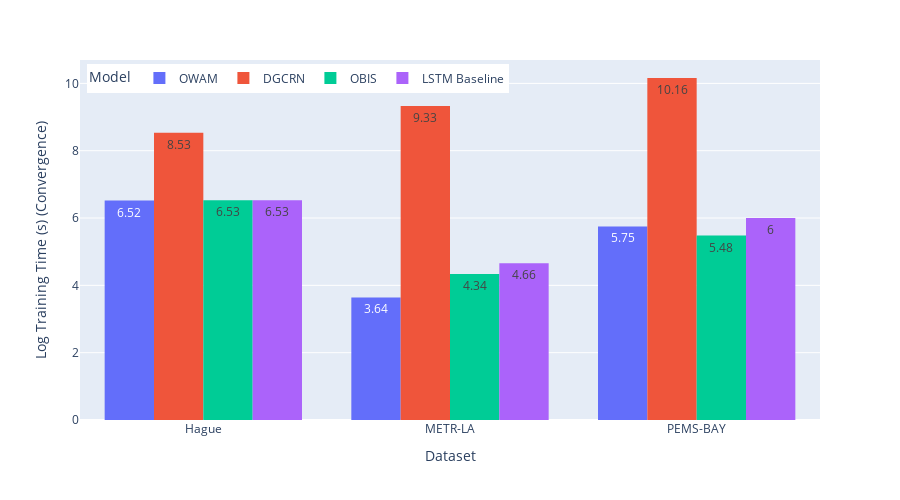

Source (notebook cell):
### Code cell
# train time plots
fig = px.histogram(sample_df, x="data_name", y="log_train_time",
             color='Model', barmode='group', text_auto=True, height=500, width=900)
fig.update_yaxes(title='Log Training Time (s) (Convergence)')
fig.update_xaxes(title='Dataset')
fig.update_layout(legend=dict(
    yanchor="top",
    y=0.99,
    xanchor="left",
    x=0.01,
    orientation="h",
), legend_font=dict(size=12))
fig.show()
pio.write_image(fig, 'plots/performance_time.png',height=500, width = 900, scale=4)

### Figure 1 — Plotly figure (JSON) as saved in the notebook; plotly's stock layout.template omitted (floating-point values rounded to 4 significant figures)
{"data": [{"alignmentgroup": "True", "bingroup": "x", "histfunc": "sum", "hovertemplate": "Model=OWAM<br>data_name=%{x}<br>sum of log_train_time=%{y}<extra></extra>", "legendgroup": "OWAM", "marker": {"color": "#636efa", "pattern": {"shape": ""}}, "name": "OWAM", "offsetgroup": "OWAM", "orientation": "v", "showlegend": true, "texttemplate": "%{value}", "type": "histogram", "x": ["Hague", "METR-LA", "PEMS-BAY"], "xaxis": "x", "y": [6.52, 3.64, 5.75], "yaxis": "y"}, {"alignmentgroup": "True", "bingroup": "x", "histfunc": "sum", "hovertemplate": "Model=DGCRN<br>data_name=%{x}<br>sum of log_train_time=%{y}<extra></extra>", "legendgroup": "DGCRN", "marker": {"color": "#EF553B", "pattern": {"shape": ""}}, "name": "DGCRN", "offsetgroup": "DGCRN", "orientation": "v", "showlegend": true, "texttemplate": "%{value}", "type": "histogram", "x": ["Hague", "METR-LA", "PEMS-BAY"], "xaxis": "x", "y": [8.53, 9.33, 10.16], "yaxis": "y"}, {"alignmentgroup": "True", "bingroup": "x", "histfunc": "sum", "hovertemplate": "Model=OBIS<br>data_name=%{x}<br>sum of log_train_time=%{y}<extra></extra>", "legendgroup": "OBIS", "marker": {"color": "#00cc96", "pattern": {"shape": ""}}, "name": "OBIS", "offsetgroup": "OBIS", "orientation": "v", "showlegend": true, "texttemplate": "%{value}", "type": "histogram", "x": ["Hague", "METR-LA", "PEMS-BAY"], "xaxis": "x", "y": [6.53, 4.34, 5.48], "yaxis": "y"}, {"alignmentgroup": "True", "bingroup": "x", "histfunc": "sum", "hovertemplate": "Model=LSTM Baseline<br>data_name=%{x}<br>sum of log_train_time=%{y}<extra></extra>", "legendgroup": "LSTM Baseline", "marker": {"color": "#ab63fa", "pattern": {"shape": ""}}, "name": "LSTM Baseline", "offsetgroup": "LSTM Baseline", "orientation": "v", "showlegend": true, "texttemplate": "%{value}", "type": "histogram", "x": ["Hague", "METR-LA", "PEMS-BAY"], "xaxis": "x", "y": [6.53, 4.66, 6], "yaxis": "y"}], "layout": {"barmode": "group", "height": 500, "legend": {"font": {"size": 12}, "orientation": "h", "title": {"text": "Model"}, "tracegroupgap": 0, "x": 0.01, "xanchor": "left", "y": 0.99, "yanchor": "top"}, "margin": {"t": 60}, "width": 900, "xaxis": {"anchor": "y", "domain": [0, 1], "title": {"text": "Dataset"}}, "yaxis": {"anchor": "x", "domain": [0, 1], "title": {"text": "Log Training Time (s) (Convergence)"}}}}
